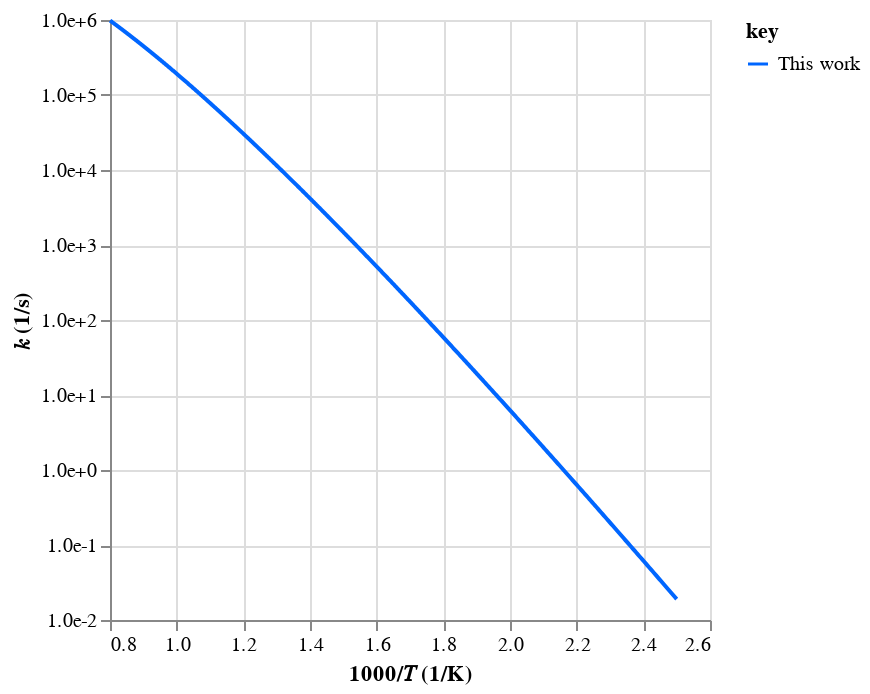

This figure's notebook cell:
### Code cell
# Display specific reactions by equation
automech.display_reactions(
    mech,
    eqs=[
        "HOCO(17) = CO(12) + OH(4)",
    ],
)

### Figure 1 — Vega-Lite specification as saved in the notebook (floating-point values rounded to 4 significant figures; data arrays with more than 128 entries replaced by an {"elided": "..."} marker saying what was removed)
{"config": {"view": {"continuousWidth": 300, "continuousHeight": 300}}, "data": {"name": "data-70ea1a758924bdc7669b71ee0d892b8e"}, "mark": {"type": "line"}, "encoding": {"color": {"field": "key", "scale": {"domain": ["This work"], "range": ["#0066ff"]}, "type": "nominal"}, "x": {"field": "x", "scale": {"zero": false}, "title": "1000/𝑇 (1/K)", "type": "quantitative"}, "y": {"axis": {"format": ".1e", "values": [0.01, 0.1, 1, 10, 100, 1000, 10000, 100000, 1000000, 10000000]}, "field": "value", "scale": {"type": "log"}, "title": "𝑘 (1/s)", "type": "quantitative"}}, "transform": [{"fold": ["This work"]}], "$schema": "https://vega.github.io/schema/vega-lite/v5.20.1.json", "datasets": {"data-70ea1a758924bdc7669b71ee0d892b8e": {"elided": "1000 records"}}}
